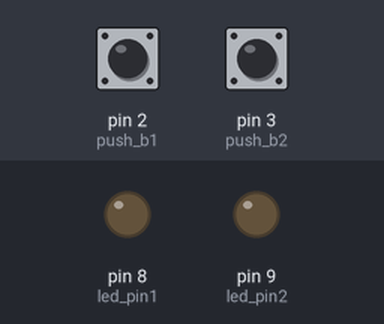
Recording of a sketch running on a simulated Arduino Uno, built with avr-gcc and run on an emulated ATmega328P. Parts: output pins drawn as LEDs (lit = HIGH). The inputs (shaded band) are chosen by the test bench; at power-on: pin 2 (push_b1) LOW, pin 3 (push_b2) HIGH.

Above: at 1.2 s.
1.3 s: pin 2 (push_b1) pulled HIGH for 0.15 s
At 1.37 s:
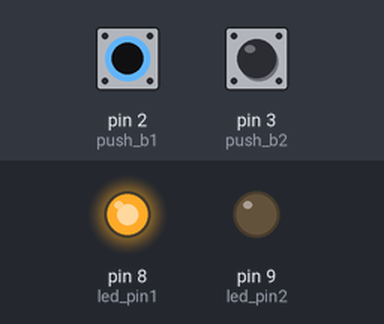
2.9 s: pin 3 (push_b2) pulled LOW for 0.15 s
At 2.97 s:
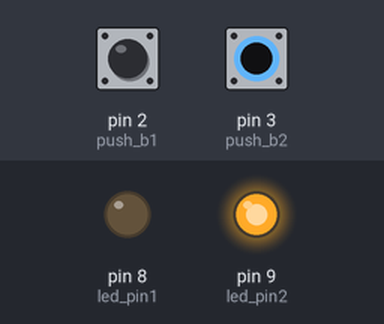
4.5 s: pin 3 (push_b2) pulled LOW for 3.2 s
At 8.1 s:
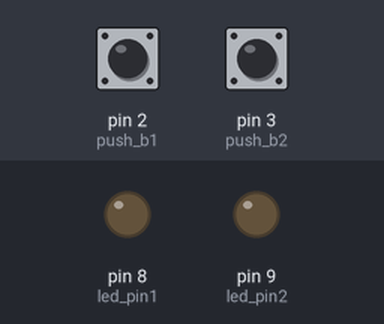
9.2 s: pin 2 (push_b1) pulled HIGH for 3.2 s
At 10.4 s:
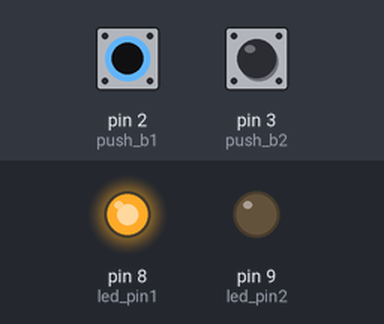
13.9 s: pin 2 (push_b1) driven HIGH and pin 3 (push_b2) driven LOW
At 15.2 s:
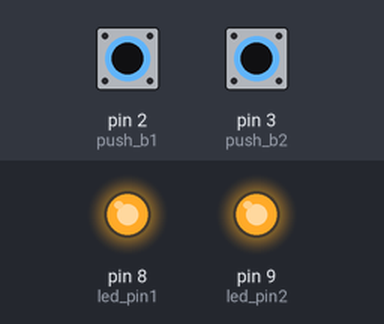
Timing chart, 0 to 16.4 s (numbered marks = the images above; inputs shaded):
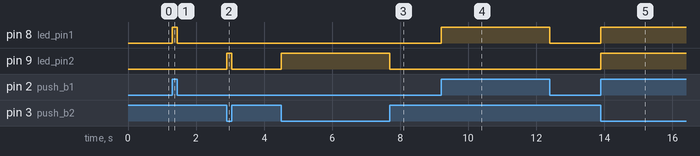

Measured:
- after the input at 1.3 s, pin 8 (led_pin1): LOW → HIGH at once, → LOW 0.15 s later
- after the input at 2.9 s, pin 9 (led_pin2): LOW → HIGH at once, → LOW 0.15 s later
- after the input at 4.5 s, pin 9 (led_pin2): LOW → HIGH at once, → LOW 3.2 s later
- after the input at 9.2 s, pin 8 (led_pin1): LOW → HIGH at once, → LOW 3.2 s later
- after the input at 13.9 s, pin 8 (led_pin1), pin 9 (led_pin2): LOW → HIGH at once

The sketch:

Lab01-GPIO-Hello-LED.ino
```cpp
int led_pin1 = 8;
int led_pin2 = 9;

int push_b1 = 2;
int push_b2 = 3;

int val1 = 1;
int val2 = 0;

void setup() {
    pinMode(led_pin1, OUTPUT);
    pinMode(led_pin2, OUTPUT);
    pinMode(push_b1, INPUT);
    pinMode(push_b2, INPUT);

}

void loop() {
    val1 = digitalRead(push_b1);
    val2 = digitalRead(push_b2);

    if (val1 == HIGH) {
        digitalWrite(led_pin1, HIGH);
    }
    else{
        digitalWrite(led_pin1, LOW);
    }

    if (val2 == LOW) {
        digitalWrite(led_pin2, HIGH);
    }
    else {
        digitalWrite(led_pin2, LOW);
    }
}
```
